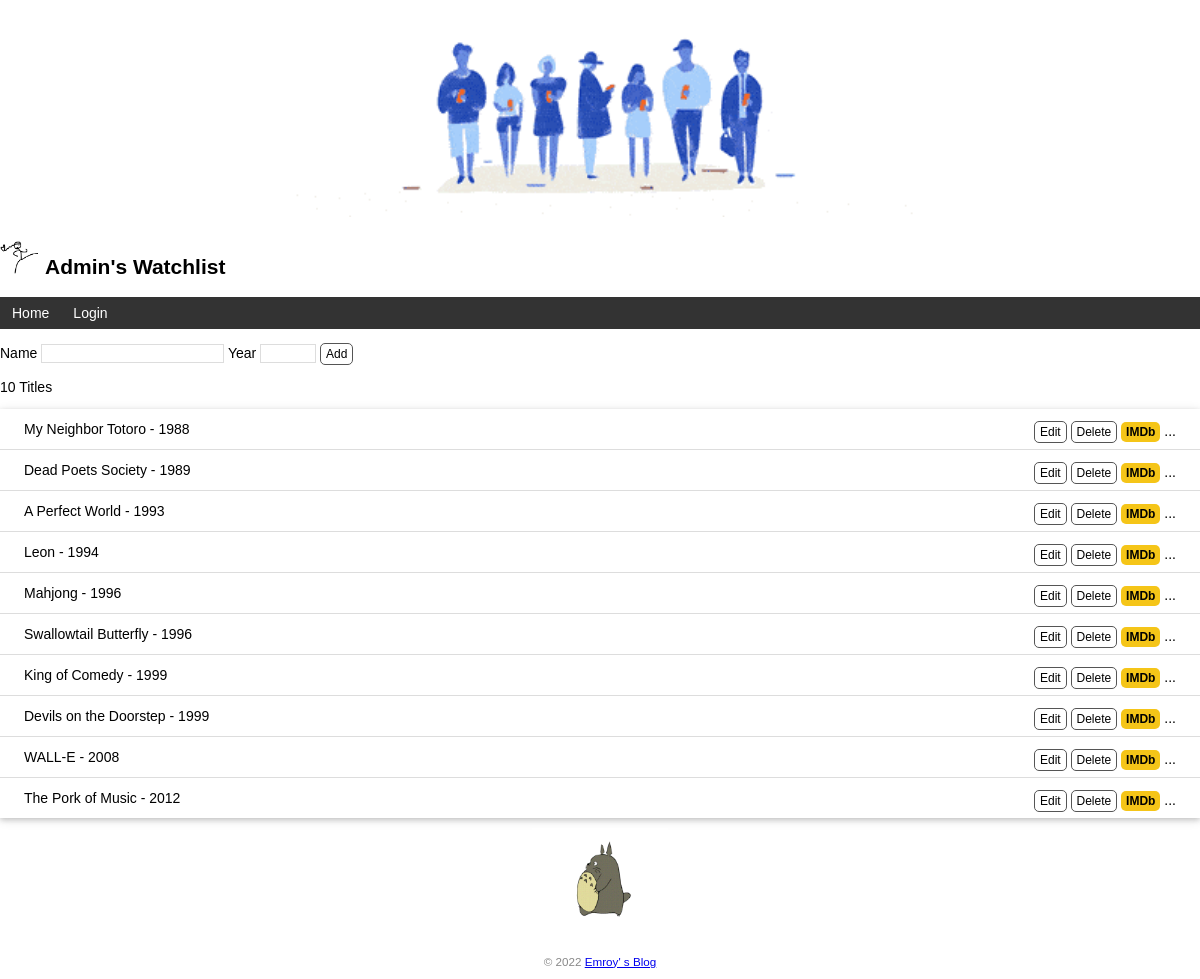
The page / on the database its author committed.
### app.py (models this page shows, shortened)
class User(db.Model, UserMixin):  # 表名user(自动生成) 单个单词转小写 多个小写下划线分割
    id = db.Column(db.Integer, primary_key=True)  # 主键
    name = db.Column(db.String(20))   # 名字
    username = db.Column(db.String(20))  # 用户名
    password_hash = db.Column(db.String(128))  # 密码散列值

class Book(db.Model):  # 表名book
    id = db.Column(db.Integer, primary_key=True)
    title = db.Column(db.String(60))  # 书名
    year = db.Column(db.String(4))  # 年份

### app.py (the view, shortened to what this page needs)
@app.route('/', methods=['GET', 'POST'])
def index():
    books = Book.query.all()
    return render_template('index.html', books=books)

### app.py (called while the page is built)
@app.context_processor
def inject_user():  # 函数名可以随意修改
    user = User.query.first()
    return dict(user=user)  # 需要返回字典，等同于 return {'user': user}

### templates/index.html (shortened to what this page needs)
{% extends 'base.html' %}
{% block content %}
<form method="post">
    Name <input type="text" name="title" autocomplete="off" required>
    Year <input type="text" name="year" autocomplete="off" required>
    <input class="btn" type="submit" name="submit" value="Add">
</form>
<p>{{ books|length }} Titles</p>
<ul class="book-list">
    {% for book in books %}
    <li>{{ book.title }} - {{ book.year }}
        <span class="float-right">
            <a class="btn" href="{{ url_for('edit', book_id=book.id) }}">Edit</a>
            <form class="inline-form" method="post" action="{{ url_for('delete', book_id=book.id) }}">
                <input class="btn" type="submit" name="delete" value="Delete" onclick="return confirm('Are you sure?')">
            </form>
            <a class="imdb" href="https://www.imdb.com/find?q={{ book.title }}" target="_blank" title="Find this book on IMDb">IMDb</a>
            ...
        </span>
    </li>
    {% endfor %}
</ul>
<img alt="Walking Totoro" class="totoro" src="{{ url_for('static', filename='images/totoro.gif') }}" title="to~to~ro~">
{% endblock %}

### templates/base.html (shortened to what this page needs)
<!DOCTYPE html>
<html lang="en">
<head>
    {% block head %}
    <link rel="stylesheet" href="{{ url_for('static', filename='style.css') }}" type="text/css">
    {% endblock %}
</head>
<body>
    <h2>
        <img alt="people" class="people" src="{{ url_for('static', filename='images/people.gif') }}">
        <br>
        <img alt="Avatar" class="avatar" src="{{ url_for('static', filename='images/logo.png') }}">
        {{ user.name }}'s Watchlist
    </h2>
    <nav>
        <ul>
            <li><a href="{{ url_for('index') }}">Home</a></li>
        {% if current_user.is_authenticated %}
            <li><a href="{{ url_for('settings') }}">Settings</a></li>
            <li><a href="{{ url_for('logout') }}">Logout</a></li>
        {% else %}
            <li><a href="{{ url_for('login') }}">Login</a></li>
        {% endif %}
        </ul>
    </nav>
    {% block content %}{% endblock %}
    <footer>
        <small>&copy; 2022 <a href="https://prime.org.cn/">Emroy' s Blog</a></small>
    </footer>
</body>
</html>

### static/style.css (style rules this page uses)
body { margin: auto; max-width: 1300px; font-size: 14px; font-family: Helvetica, Arial, sans-serif; }
footer { color: #888; margin-top: 15px; text-align: center; padding: 10px; }
.avatar { width: 40px; }
.book-list { list-style-type: none; padding: 0; margin-bottom: 10px; box-shadow: 0 2px 5px 0 rgba(0, 0, 0, 0.16), 0 2px 10px 0 rgba(0, 0, 0, 0.12); }
.book-list li { padding: 12px 24px; border-bottom: 1px solid #ddd; }
.book-list li:last-child { border-bottom:none; }
.totoro { display: block; margin: 0 auto; height: 100px; }
.people { display: block; margin: 0 auto; height: 200px; }
nav ul { list-style-type: none; margin: 0; padding: 0; overflow: hidden; background-color: #333; }
nav li { float: left; }
nav li a { display: block; color: white; text-align: center; padding: 8px 12px; text-decoration: none; }
.float-right { float: right; }
.imdb { font-size: 12px; font-weight: bold; color: black; text-decoration: none; background: #F5C518; border-radius: 5px; padding: 3px 5px; }
input[type=submit] { font-family: inherit; }
input[type=text] { border: 1px solid #ddd; }
input[name=year] { width: 50px; }
.btn { font-size: 12px; padding: 3px 5px; text-decoration: none; cursor: pointer; background-color: white; color: black; border: 1px solid #555555; border-radius: 5px; }
.inline-form { display: inline; }

### rows shown on the page
User: name "Admin"
Book: title "My Neighbor Totoro", year "1988"
Book: title "Dead Poets Society", year "1989"
Book: title "A Perfect World", year "1993"
Book: title "Leon", year "1994"
Book: title "Mahjong", year "1996"
Book: title "Swallowtail Butterfly", year "1996"
Book: title "King of Comedy", year "1999"
Book: title "Devils on the Doorstep", year "1999"
Book: title "WALL-E", year "2008"
Book: title "The Pork of Music", year "2012"

### other values the page prints
{{ books|length }} "10"
